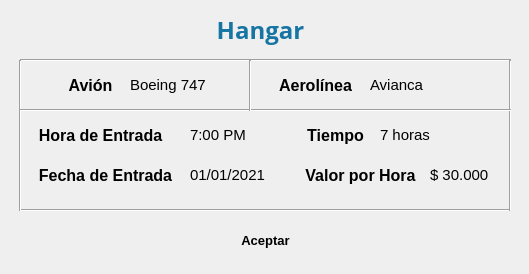
<?xml version="1.0" encoding="UTF-8"?>
<ui version="4.0">
 <class>RevisarHangar</class>
 <widget class="QWidget" name="RevisarHangar">
  <property name="geometry">
   <rect>
    <x>0</x>
    <y>0</y>
    <width>529</width>
    <height>274</height>
   </rect>
  </property>
  <property name="windowTitle">
   <string>Revisar Hangar</string>
  </property>
  <widget class="QLabel" name="lb_ModelodeAvion">
   <property name="geometry">
    <rect>
     <x>130</x>
     <y>70</y>
     <width>131</width>
     <height>31</height>
    </rect>
   </property>
   <property name="font">
    <font>
     <family>Nirmala UI</family>
     <pointsize>10</pointsize>
    </font>
   </property>
   <property name="text">
    <string>&lt;html&gt;&lt;head/&gt;&lt;body&gt;&lt;p&gt;&lt;span style=&quot; font-size:11pt; color:#000000;&quot;&gt;Boeing 747&lt;/span&gt;&lt;/p&gt;&lt;/body&gt;&lt;/html&gt;</string>
   </property>
  </widget>
  <widget class="QLabel" name="lb_fechaEntrada">
   <property name="geometry">
    <rect>
     <x>190</x>
     <y>160</y>
     <width>101</width>
     <height>31</height>
    </rect>
   </property>
   <property name="text">
    <string>&lt;html&gt;&lt;head/&gt;&lt;body&gt;&lt;p&gt;&lt;span style=&quot; font-size:11pt; color:#000000;&quot;&gt;01/01/2021&lt;/span&gt;&lt;/p&gt;&lt;/body&gt;&lt;/html&gt;</string>
   </property>
  </widget>
  <widget class="QLabel" name="lb_HoraEntrada">
   <property name="geometry">
    <rect>
     <x>190</x>
     <y>120</y>
     <width>71</width>
     <height>31</height>
    </rect>
   </property>
   <property name="font">
    <font>
     <family>Nirmala UI</family>
    </font>
   </property>
   <property name="text">
    <string>&lt;html&gt;&lt;head/&gt;&lt;body&gt;&lt;p&gt;&lt;span style=&quot; font-size:11pt; color:#000000;&quot;&gt;7:00 PM&lt;/span&gt;&lt;/p&gt;&lt;/body&gt;&lt;/html&gt;</string>
   </property>
  </widget>
  <widget class="QLabel" name="lb_ValordelaHora">
   <property name="geometry">
    <rect>
     <x>430</x>
     <y>160</y>
     <width>71</width>
     <height>31</height>
    </rect>
   </property>
   <property name="font">
    <font>
     <family>Nirmala UI</family>
     <pointsize>11</pointsize>
    </font>
   </property>
   <property name="text">
    <string>&lt;html&gt;&lt;head/&gt;&lt;body&gt;&lt;p&gt;&lt;span style=&quot; color:#000000;&quot;&gt;$ 30.000&lt;/span&gt;&lt;/p&gt;&lt;/body&gt;&lt;/html&gt;</string>
   </property>
  </widget>
  <widget class="QLabel" name="lb_NombreAerolinea">
   <property name="geometry">
    <rect>
     <x>370</x>
     <y>70</y>
     <width>121</width>
     <height>31</height>
    </rect>
   </property>
   <property name="font">
    <font>
     <family>Nirmala UI</family>
     <pointsize>11</pointsize>
    </font>
   </property>
   <property name="text">
    <string>&lt;html&gt;&lt;head/&gt;&lt;body&gt;&lt;p&gt;&lt;span style=&quot; color:#000000;&quot;&gt;Avianca&lt;/span&gt;&lt;/p&gt;&lt;/body&gt;&lt;/html&gt;</string>
   </property>
  </widget>
  <widget class="QLabel" name="lb_TiempoenHoras">
   <property name="geometry">
    <rect>
     <x>380</x>
     <y>120</y>
     <width>91</width>
     <height>31</height>
    </rect>
   </property>
   <property name="font">
    <font>
     <family>Nirmala UI</family>
     <pointsize>11</pointsize>
    </font>
   </property>
   <property name="text">
    <string>&lt;html&gt;&lt;head/&gt;&lt;body&gt;&lt;p&gt;&lt;span style=&quot; color:#000000;&quot;&gt;7 horas&lt;/span&gt;&lt;/p&gt;&lt;/body&gt;&lt;/html&gt;</string>
   </property>
  </widget>
  <widget class="Line" name="linea">
   <property name="geometry">
    <rect>
     <x>20</x>
     <y>50</y>
     <width>491</width>
     <height>21</height>
    </rect>
   </property>
   <property name="orientation">
    <enum>Qt::Horizontal</enum>
   </property>
  </widget>
  <widget class="Line" name="linea_2">
   <property name="geometry">
    <rect>
     <x>20</x>
     <y>200</y>
     <width>491</width>
     <height>21</height>
    </rect>
   </property>
   <property name="orientation">
    <enum>Qt::Horizontal</enum>
   </property>
  </widget>
  <widget class="Line" name="linea_4">
   <property name="geometry">
    <rect>
     <x>10</x>
     <y>60</y>
     <width>20</width>
     <height>151</height>
    </rect>
   </property>
   <property name="orientation">
    <enum>Qt::Vertical</enum>
   </property>
  </widget>
  <widget class="Line" name="linea_3">
   <property name="geometry">
    <rect>
     <x>500</x>
     <y>60</y>
     <width>20</width>
     <height>151</height>
    </rect>
   </property>
   <property name="orientation">
    <enum>Qt::Vertical</enum>
   </property>
  </widget>
  <widget class="QLabel" name="lb_nomHangar">
   <property name="geometry">
    <rect>
     <x>130</x>
     <y>10</y>
     <width>261</width>
     <height>41</height>
    </rect>
   </property>
   <property name="font">
    <font>
     <family>Open Sans</family>
    </font>
   </property>
   <property name="text">
    <string>&lt;html&gt;&lt;head/&gt;&lt;body&gt;&lt;p align=&quot;center&quot;&gt;&lt;span style=&quot; font-size:18pt; font-weight:600; color:#1675a3;&quot;&gt;Hangar&lt;/span&gt;&lt;/p&gt;&lt;/body&gt;&lt;/html&gt;</string>
   </property>
   <property name="textFormat">
    <enum>Qt::RichText</enum>
   </property>
  </widget>
  <widget class="QLabel" name="label_cerrarsesion_7">
   <property name="geometry">
    <rect>
     <x>60</x>
     <y>70</y>
     <width>61</width>
     <height>31</height>
    </rect>
   </property>
   <property name="font">
    <font>
     <family>Nirmala UI</family>
     <pointsize>9</pointsize>
     <weight>75</weight>
     <bold>true</bold>
    </font>
   </property>
   <property name="text">
    <string>&lt;html&gt;&lt;head/&gt;&lt;body&gt;&lt;p align=&quot;center&quot;&gt;&lt;span style=&quot; font-size:12pt;&quot;&gt;Avión&lt;/span&gt;&lt;/p&gt;&lt;/body&gt;&lt;/html&gt;</string>
   </property>
  </widget>
  <widget class="QLabel" name="label_cerrarsesion_8">
   <property name="geometry">
    <rect>
     <x>270</x>
     <y>70</y>
     <width>91</width>
     <height>31</height>
    </rect>
   </property>
   <property name="font">
    <font>
     <family>Nirmala UI</family>
     <pointsize>9</pointsize>
     <weight>75</weight>
     <bold>true</bold>
    </font>
   </property>
   <property name="text">
    <string>&lt;html&gt;&lt;head/&gt;&lt;body&gt;&lt;p align=&quot;center&quot;&gt;&lt;span style=&quot; font-size:12pt;&quot;&gt;Aerolínea&lt;/span&gt;&lt;/p&gt;&lt;/body&gt;&lt;/html&gt;</string>
   </property>
  </widget>
  <widget class="Line" name="linea_5">
   <property name="geometry">
    <rect>
     <x>20</x>
     <y>100</y>
     <width>491</width>
     <height>21</height>
    </rect>
   </property>
   <property name="orientation">
    <enum>Qt::Horizontal</enum>
   </property>
  </widget>
  <widget class="QLabel" name="label_cerrarsesion_9">
   <property name="geometry">
    <rect>
     <x>30</x>
     <y>120</y>
     <width>141</width>
     <height>31</height>
    </rect>
   </property>
   <property name="font">
    <font>
     <family>Nirmala UI</family>
     <pointsize>9</pointsize>
     <weight>75</weight>
     <bold>true</bold>
    </font>
   </property>
   <property name="text">
    <string>&lt;html&gt;&lt;head/&gt;&lt;body&gt;&lt;p align=&quot;center&quot;&gt;&lt;span style=&quot; font-size:12pt;&quot;&gt;Hora de Entrada&lt;/span&gt;&lt;/p&gt;&lt;/body&gt;&lt;/html&gt;</string>
   </property>
  </widget>
  <widget class="QLabel" name="label_cerrarsesion_10">
   <property name="geometry">
    <rect>
     <x>30</x>
     <y>160</y>
     <width>151</width>
     <height>31</height>
    </rect>
   </property>
   <property name="font">
    <font>
     <family>Nirmala UI</family>
     <pointsize>9</pointsize>
     <weight>75</weight>
     <bold>true</bold>
    </font>
   </property>
   <property name="text">
    <string>&lt;html&gt;&lt;head/&gt;&lt;body&gt;&lt;p align=&quot;center&quot;&gt;&lt;span style=&quot; font-size:12pt;&quot;&gt;Fecha de Entrada&lt;/span&gt;&lt;/p&gt;&lt;/body&gt;&lt;/html&gt;</string>
   </property>
  </widget>
  <widget class="QLabel" name="label_cerrarsesion_11">
   <property name="geometry">
    <rect>
     <x>300</x>
     <y>120</y>
     <width>71</width>
     <height>31</height>
    </rect>
   </property>
   <property name="font">
    <font>
     <family>Nirmala UI</family>
     <pointsize>9</pointsize>
     <weight>75</weight>
     <bold>true</bold>
    </font>
   </property>
   <property name="text">
    <string>&lt;html&gt;&lt;head/&gt;&lt;body&gt;&lt;p align=&quot;center&quot;&gt;&lt;span style=&quot; font-size:12pt;&quot;&gt;Tiempo&lt;/span&gt;&lt;/p&gt;&lt;/body&gt;&lt;/html&gt;</string>
   </property>
  </widget>
  <widget class="QLabel" name="label_cerrarsesion_12">
   <property name="geometry">
    <rect>
     <x>300</x>
     <y>160</y>
     <width>121</width>
     <height>31</height>
    </rect>
   </property>
   <property name="font">
    <font>
     <family>Nirmala UI</family>
     <pointsize>9</pointsize>
     <weight>75</weight>
     <bold>true</bold>
    </font>
   </property>
   <property name="text">
    <string>&lt;html&gt;&lt;head/&gt;&lt;body&gt;&lt;p align=&quot;center&quot;&gt;&lt;span style=&quot; font-size:12pt;&quot;&gt;Valor por Hora&lt;/span&gt;&lt;/p&gt;&lt;/body&gt;&lt;/html&gt;</string>
   </property>
  </widget>
  <widget class="Line" name="linea_6">
   <property name="geometry">
    <rect>
     <x>240</x>
     <y>60</y>
     <width>20</width>
     <height>51</height>
    </rect>
   </property>
   <property name="orientation">
    <enum>Qt::Vertical</enum>
   </property>
  </widget>
  <widget class="QPushButton" name="bt_aceptarHangar">
   <property name="geometry">
    <rect>
     <x>210</x>
     <y>220</y>
     <width>111</width>
     <height>41</height>
    </rect>
   </property>
   <property name="font">
    <font>
     <family>Nirmala UI</family>
     <pointsize>10</pointsize>
     <weight>75</weight>
     <bold>true</bold>
    </font>
   </property>
   <property name="cursor">
    <cursorShape>PointingHandCursor</cursorShape>
   </property>
   <property name="styleSheet">
    <string notr="true">QPushButton:hover
{
	border-style: solid;
   	background-color:#bbdefb;

}

QPushButton:pressed
{
	background-color:#0069c0;
}</string>
   </property>
   <property name="text">
    <string>Aceptar</string>
   </property>
   <property name="icon">
    <iconset>
     <normaloff>../Ventanas/Icons/paper_plane_aceptar.png</normaloff>../Ventanas/Icons/paper_plane_aceptar.png</iconset>
   </property>
   <property name="iconSize">
    <size>
     <width>40</width>
     <height>50</height>
    </size>
   </property>
   <property name="flat">
    <bool>true</bool>
   </property>
  </widget>
 </widget>
 <resources/>
 <connections/>
</ui>
